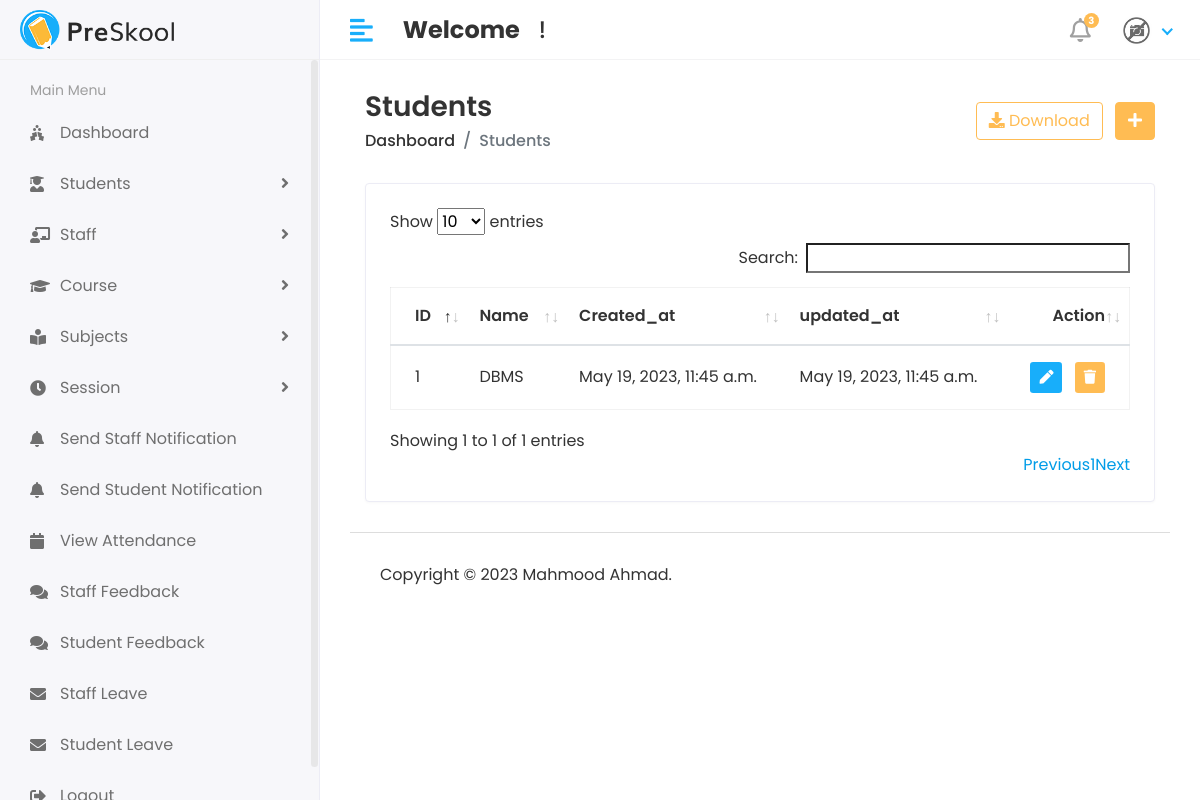
Page /hod/course/View (signed in) on the earlier database version.
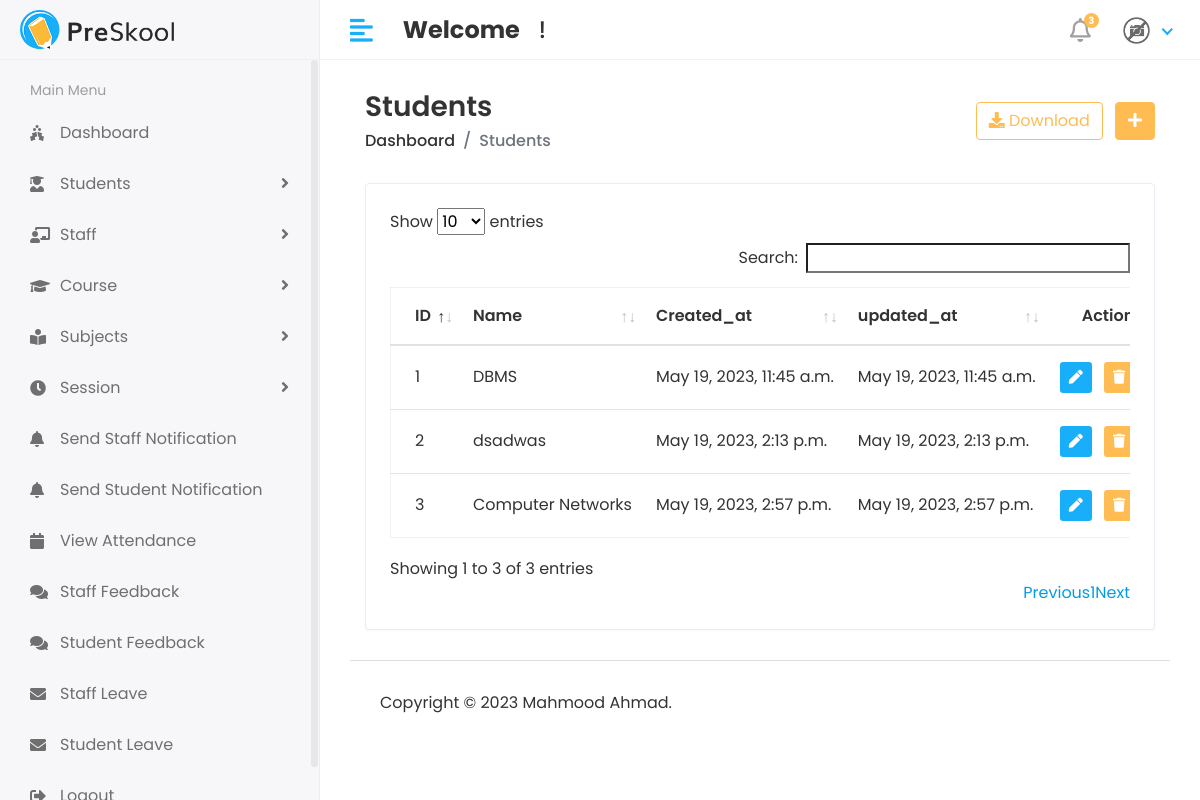
Same page on the later database version.
### app/models.py (models this page shows, shortened)
class Course(models.Model):
    name = models.CharField(max_length=100)
    created_at = models.DateTimeField(auto_now_add=True)
    updated_at = models.DateTimeField(auto_now=True)

### student_management_system/hod_views.py (the view)
# urls.py: path('hod/course/View', hod_views.VIEW_COURSE, name='view_course'),
@login_required(login_url='/')
def VIEW_COURSE(request):
    course = Course.objects.all()
    context = {
        'course': course,
    }
    return render(request, 'hod/view_course.html', context)

### templates/hod/view_course.html (shortened to what this page needs)
{% extends 'base.html' %}
{% block content %}
{% load static %}
<div class="content container-fluid">
   <div class="page-header">
      <div class="row align-items-center">
         <div class="col">
            <h3 class="page-title">Students</h3>
            <ul class="breadcrumb">
               <li class="breadcrumb-item"><a href="index.html">Dashboard</a></li>
               <li class="breadcrumb-item active">Students</li>
            </ul>
         </div>
         <div class="col-auto text-right float-right ml-auto">
            <a href="#" class="btn btn-outline-primary mr-2"><i class="fas fa-download"></i> Download</a>
            <a href="add-student.html" class="btn btn-primary"><i class="fas fa-plus"></i></a>
         </div>
      </div>
   </div>
   <div class="row">
      <div class="col-sm-12">
         <div class="card card-table">
            <div class="card-body">
               <div class="table-responsive">
                  <table id="table_id" class="table table-hover table-center mb-0">
                     <thead>
                        <tr>
                           <th>ID</th>
                           <th>Name</th>
                           <th>Created_at</th>
                           <th>updated_at</th>
                           <th class="text-right">Action</th>
                        </tr>
                     </thead>
                     <tbody>
                        {% for i in course %}
                        <tr>
                           <td>{{i.id}}</td>
                           <td>{{i.name}}</td>
                           <td>{{i.created_at}}</td>
                           <td>{{i.updated_at}}</td>
                           <td class="text-right">
                              <div class="actions">
                                 <a href="{% url 'edit_course' i.id %}" class="btn btn-sm bg-success-light mr-2">
                                 <i class="fas fa-pen"></i>
                                 </a>
                                 <a href="{% url 'delete_course' i.id %}" class="btn btn-sm bg-danger-light">
                                 <i class="fas fa-trash"></i>
                                 </a>
                              </div>
                           </td>
                        </tr>
                        {% endfor %}
                     </tbody>
                  </table>
               </div>
            </div>
         </div>
      </div>
   </div>
</div>
{% endblock %}

### templates/base.html (shortened to what this page needs)
<!DOCTYPE html>
<html lang="en">
{% load static %}
<head>
    <link rel="stylesheet" href="{% static 'assets/plugins/bootstrap/css/bootstrap.min.css' %}">
    <link rel="stylesheet" href="{% static 'assets/plugins/fontawesome/css/fontawesome.min.css' %}">
    <link rel="stylesheet" href="{% static 'assets/plugins/fontawesome/css/all.min.css' %}">
    <link rel="stylesheet" href="{% static 'assets/css/style.css' %}">
    <link rel="stylesheet" href="{% static 'assets/plugins/datatables/datatables.min.css' %}">
</head>
<body>
<div class="main-wrapper">
    {% include 'includes/header.html' %}
    {% include 'includes/sidebar.html' %}
    <div class="page-wrapper">
        <div class="content container-fluid">
            {% block content %}
            {% endblock %}
            {% include 'includes/footer.html' %}
        </div>
    </div>
</div>
</body>
</html>

### templates/includes/header.html (shortened to what this page needs)
{% load static %}
<div class="header">
    <div class="header-left">
        <a href="index.html" class="logo">
            <img src="assets/img/logo.png" alt="Logo">
        </a>
    </div>
    <a href="javascript:void(0);" id="toggle_btn">
        <i class="fas fa-align-left"></i>
    </a>
    <div class="top-nav-search mt-3">
        <h4><strong>Welcome</strong>&nbsp;<span>{{user.first_name}} {{user.last_name}}</span>&nbsp;!</h4>
    </div>
    <ul class="nav user-menu">
        <li class="nav-item dropdown noti-dropdown">
            <a href="#" class="dropdown-toggle nav-link" data-toggle="dropdown">
                <i class="far fa-bell"></i> <span class="badge badge-pill">3</span>
            </a>
        </li>
        <li class="nav-item dropdown has-arrow">
            <a href="#" class="dropdown-toggle nav-link" data-toggle="dropdown">
                {% if user.profile_pic == "" %}
                <span class="user-img"><img class="rounded-circle" src="{% static 'assets/img/noimg.jpg' %}" width="31"
                                            alt="Ryan Taylor"></span>
                {% else %}
                <span class="user-img"><img class="rounded-circle" src="/{{user.profile_pic}}" width="31"
                                            alt="Ryan Taylor"></span>
                {% endif %}
            </a>
        </li>
    </ul>
</div>

### templates/includes/sidebar.html (shortened to what this page needs)
{% load active_link_tags %}
<div class="sidebar" id="sidebar">
    <div class="sidebar-inner slimscroll">
        <div id="sidebar-menu" class="sidebar-menu">
            {% if user.user_type == '1' %}
            <ul>
                <li class="menu-title">
                    <span>Main Menu</span>
                </li>
                <li class="{% active_link 'hod_home' 'active' %}">
                    <a href="{% url 'hod_home' %}"><i class="fas fa-holly-berry"></i> <span>Dashboard</span></a>
                </li>
                <li class="submenu {% active_link 'add_student' 'active' %} {% active_link 'view_student' 'active' %}">
                    <a href="#"><i class="fas fa-user-graduate"></i> <span> Students</span> <span
                            class="menu-arrow"></span></a>
                </li>
                <li class="submenu {% active_link 'add_staff' 'active' %} {% active_link 'view_staff' 'active' %}">
                    <a href="#"><i class="fas fa-chalkboard-teacher"></i> <span> Staff</span> <span
                            class="menu-arrow"></span></a>
                </li>
                <li class="submenu {% active_link 'add_course' 'active' %} {% active_link 'view_course' 'active' %}">
                    <a href="#"><i class="fa fa-graduation-cap"></i> <span> Course</span> <span
                            class="menu-arrow"></span></a>
                </li>
                <li class="submenu {% active_link 'add_subject' 'active' %} {% active_link 'view_subject' 'active' %}">
                    <a href="#"><i class="fas fa-book-reader"></i> <span> Subjects</span> <span
                            class="menu-arrow"></span></a>
                </li>
                <li class="submenu {% active_link 'add_session' 'active' %} {% active_link 'view_session' 'active' %}">
                    <a href="#"><i class="fas fa-clock"></i> <span> Session</span> <span class="menu-arrow"></span></a>
                </li>
                <li class="{% active_link 'staff_send_notification' 'active' %}">
                    <a href="{% url 'staff_send_notification' %}"><i class="fa fa-bell"></i> <span> Send Staff Notification</span></a>
                </li>
                <li class="{% active_link 'student_send_notification' 'active' %}">
                    <a href="{% url 'student_send_notification' %}"><i class="fa fa-bell"></i> <span> Send Student Notification</span></a>
                </li>
                <li class="{% active_link 'view_attendance' 'active' %}">
                    <a href="{% url 'view_attendance' %}"><i class="fa fa-calendar"></i> <span> View Attendance</span></a>
                </li>
                <li class="{% active_link 'staff_feedback_reply' 'active' %}">
                    <a href="{% url 'staff_feedback_reply' %}"><i class="fas fa-comments"></i> <span> Staff Feedback</span></a>
                </li>
                <li class="{% active_link 'get_student_feedback' 'active' %}">
                    <a href="{% url 'get_student_feedback' %}"><i class="fas fa-comments"></i> <span> Student Feedback</span></a>
                </li>
                <li class="{% active_link 'staff_leave_view' 'active' %}">
                    <a href="{% url 'staff_leave_view' %}"><i class="fas fa-envelope"></i> <span> Staff Leave</span></a>
                </li>
                <li class="{% active_link 'student_leave_view' 'active' %}">
                    <a href="{% url 'student_leave_view' %}"><i class="fas fa-envelope"></i> <span> Student Leave</span></a>
                </li>
                <li class="{% active_link 'logout' 'active' %}">
                    <a href="{% url 'logout' %}"><i class="fas fa-sign-out-alt"></i> <span> Logout</span></a>
                </li>
            </ul>
            {% endif %}
        </div>
    </div>
</div>

### templates/includes/footer.html
{% load static %}
<footer>
    <p>Copyright © 2023 Mahmood Ahmad.</p>
</footer>

Differences in the rows shown:
added Course: id "2", name "dsadwas", created_at "May 19, 2023, 2:13 p.m.", updated_at "May 19, 2023, 2:13 p.m."
added Course: id "3", name "Computer Networks", created_at "May 19, 2023, 2:57 p.m.", updated_at "May 19, 2023, 2:57 p.m."
Other differences:
text written by a page script: "Show entries Search: Showing 1 to 1 of 1 entries Previous 1 Next" → "Show entries Search: Showing 1 to 3 of 3 entries Previous 1 Next"
